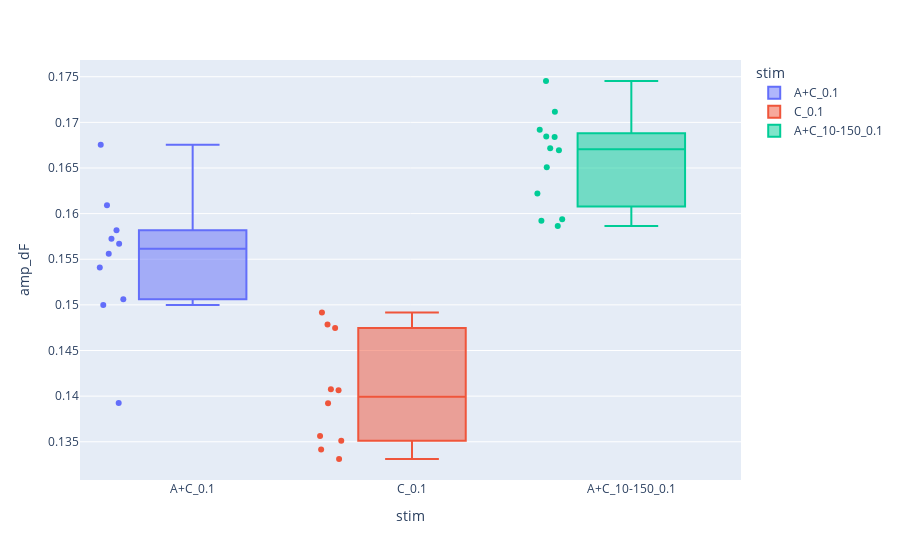

The notebook cell this image was saved under:
### Code cell
crop_up_df = LF_up_df[LF_up_df['cur'] >= 40].drop(['time', 'cur'], axis=1)
LF_total_df = pd.concat([LF_stim_df, crop_up_df], ignore_index=True)

group_0 = LF_total_df['amp_dF'][LF_total_df['stim'] == 'A+C_0.1']
group_1 = LF_total_df['amp_dF'][LF_total_df['stim'] == 'C_0.1']
group_2 = LF_total_df['amp_dF'][LF_total_df['stim'] == 'A+C_10-150_0.1']
hsd_test = stats.tukey_hsd(group_0, group_1, group_2)
print(hsd_test)

fig = px.box(LF_total_df, x='stim' , y='amp_dF', color='stim', points="all")
fig.show()

### Figure 1 — Plotly figure (JSON) as saved in the notebook; plotly's stock layout.template omitted (floating-point values rounded to 4 significant figures)
{"data": [{"alignmentgroup": "True", "boxpoints": "all", "hovertemplate": "stim=%{x}<br>amp_dF=%{y}<extra></extra>", "legendgroup": "A+C_0.1", "marker": {"color": "#636efa"}, "name": "A+C_0.1", "notched": false, "offsetgroup": "A+C_0.1", "orientation": "v", "showlegend": true, "type": "box", "x": ["A+C_0.1", "A+C_0.1", "A+C_0.1", "A+C_0.1", "A+C_0.1", "A+C_0.1", "A+C_0.1", "A+C_0.1", "A+C_0.1", "A+C_0.1"], "x0": " ", "xaxis": "x", "y": [0.1393, 0.1541, 0.1506, 0.1573, 0.1609, 0.1582, 0.1675, 0.1567, 0.1556, 0.15], "y0": " ", "yaxis": "y"}, {"alignmentgroup": "True", "boxpoints": "all", "hovertemplate": "stim=%{x}<br>amp_dF=%{y}<extra></extra>", "legendgroup": "C_0.1", "marker": {"color": "#EF553B"}, "name": "C_0.1", "notched": false, "offsetgroup": "C_0.1", "orientation": "v", "showlegend": true, "type": "box", "x": ["C_0.1", "C_0.1", "C_0.1", "C_0.1", "C_0.1", "C_0.1", "C_0.1", "C_0.1", "C_0.1", "C_0.1"], "x0": " ", "xaxis": "x", "y": [0.1408, 0.1341, 0.1392, 0.1331, 0.1356, 0.1351, 0.1475, 0.1406, 0.1478, 0.1492], "y0": " ", "yaxis": "y"}, {"alignmentgroup": "True", "boxpoints": "all", "hovertemplate": "stim=%{x}<br>amp_dF=%{y}<extra></extra>", "legendgroup": "A+C_10-150_0.1", "marker": {"color": "#00cc96"}, "name": "A+C_10-150_0.1", "notched": false, "offsetgroup": "A+C_10-150_0.1", "orientation": "v", "showlegend": true, "type": "box", "x": ["A+C_10-150_0.1", "A+C_10-150_0.1", "A+C_10-150_0.1", "A+C_10-150_0.1", "A+C_10-150_0.1", "A+C_10-150_0.1", "A+C_10-150_0.1", "A+C_10-150_0.1", "A+C_10-150_0.1", "A+C_10-150_0.1", "A+C_10-150_0.1", "A+C_10-150_0.1"], "x0": " ", "xaxis": "x", "y": [0.1684, 0.1692, 0.1594, 0.1672, 0.167, 0.1684, 0.1586, 0.1592, 0.1622, 0.1745, 0.1711, 0.1651], "y0": " ", "yaxis": "y"}], "layout": {"boxmode": "overlay", "legend": {"title": {"text": "stim"}, "tracegroupgap": 0}, "margin": {"t": 60}, "xaxis": {"anchor": "y", "categoryarray": ["A+C_0.1", "C_0.1", "A+C_10-150_0.1"], "categoryorder": "array", "domain": [0, 1], "title": {"text": "stim"}}, "yaxis": {"anchor": "x", "domain": [0, 1], "title": {"text": "amp_dF"}}}}
